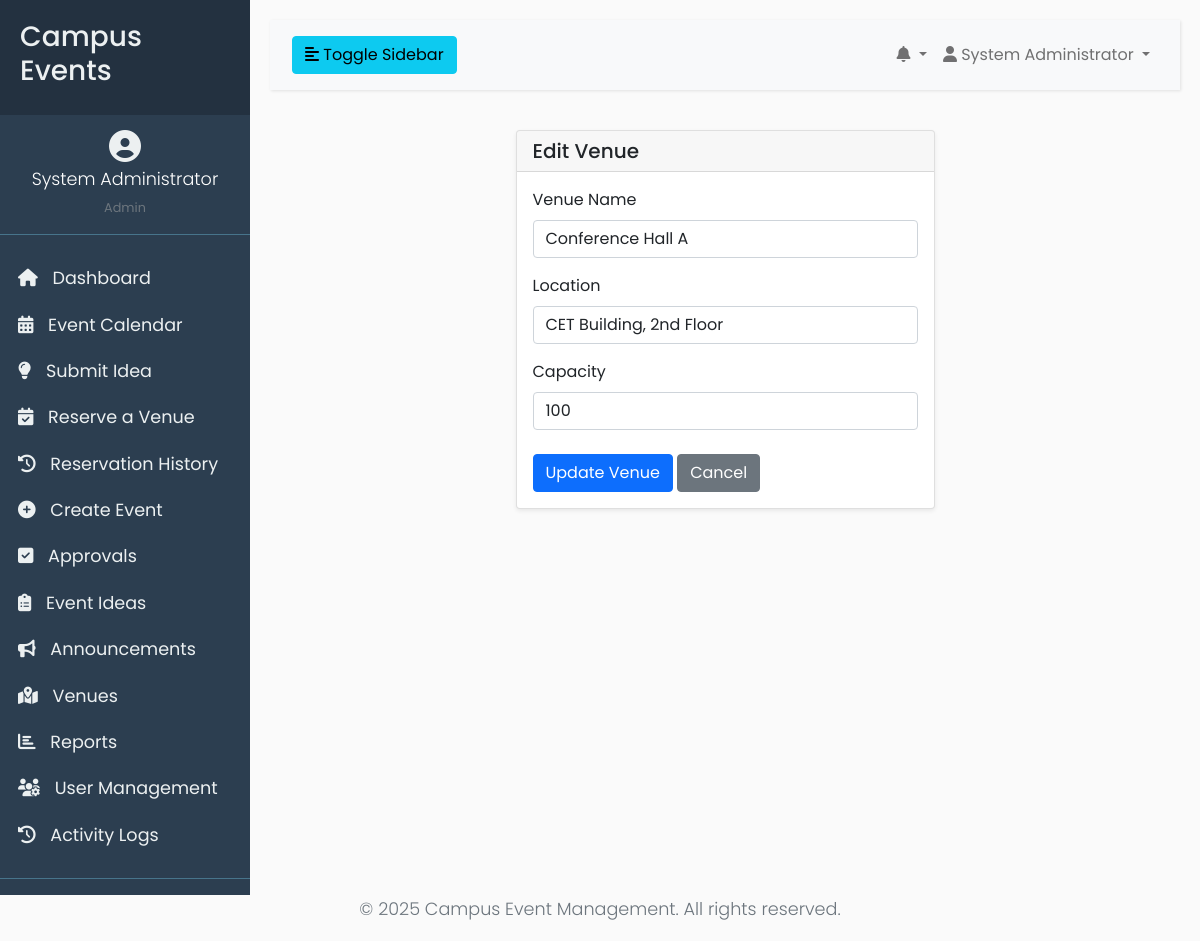
The app's page /views/admin/venues/edit.php?id=2 (signed in) with its own data.
### tables this page shows
CREATE TABLE IF NOT EXISTS `venues` (
    `id` INT PRIMARY KEY AUTO_INCREMENT,
    `name` VARCHAR(255) NOT NULL,
    `location` VARCHAR(255) NULL,
    `capacity` INT NULL,
    `created_at` TIMESTAMP DEFAULT CURRENT_TIMESTAMP
);

### views/admin/venues/edit.php (the view, shortened to what this page needs)
<?php
require_once __DIR__ . '/../../includes/header.php';
$venue_id = $_GET['id'] ?? null;
$conn = get_db_connection();
try {
    $stmt = $conn->prepare("SELECT * FROM venues WHERE id = ?");
    $stmt->execute([$venue_id]);
    $venue = $stmt->fetch(PDO::FETCH_ASSOC);
} catch (Exception $e) {
    $_SESSION['error'] = 'Failed to fetch venue details: ' . $e->getMessage();
    redirect('views/admin/venues/index.php');
}
?>
<div class="container-fluid">
    <div class="row justify-content-center">
        <div class="col-lg-6">
            <div class="card shadow-sm">
                <div class="card-header">
                    <h5 class="card-title mb-0">Edit Venue</h5>
                </div>
                <div class="card-body">
                    <form action="process.php" method="POST">
                        <div class="mb-3">
                            <label for="name" class="form-label">Venue Name</label>
                            <input type="text" class="form-control" id="name" name="name" value="<?php echo htmlspecialchars($venue['name']); ?>" required>
                        </div>
                        <div class="mb-3">
                            <label for="location" class="form-label">Location</label>
                            <input type="text" class="form-control" id="location" name="location" value="<?php echo htmlspecialchars($venue['location'] ?? ''); ?>">
                        </div>
                        <div class="mb-3">
                            <label for="capacity" class="form-label">Capacity</label>
                            <input type="number" class="form-control" id="capacity" name="capacity" value="<?php echo htmlspecialchars($venue['capacity'] ?? ''); ?>" min="1">
                        </div>
                        <div class="mt-4">
                            <button type="submit" class="btn btn-primary">Update Venue</button>
                            <a href="index.php" class="btn btn-secondary">Cancel</a>
                        </div>
                    </form>
                </div>
            </div>
        </div>
    </div>
</div>
<?php include_once __DIR__ . '/../../includes/footer.php'; ?>

### assets/css/style.css (style rules this page uses)
body { font-family: 'Poppins', sans-serif; background: #fafafa; }
a, a:hover, a:focus { color: inherit; text-decoration: none; transition: all 0.3s; }

### records on screen
venues: name "Conference Hall A", location "CET Building, 2nd Floor", capacity "100"

### other values on screen
$userFullName "System Administrator"
$userRoleDisplay "Admin"
$item['label'] "Dashboard"
$item['label'] "Event Calendar"
$item['label'] "Submit Idea"
$item['label'] "Reserve a Venue"
$item['label'] "Reservation History"
$item['label'] "Create Event"
$item['label'] "Approvals"
$item['label'] "Event Ideas"
$item['label'] "Announcements"
$item['label'] "Venues"
$item['label'] "Reports"
$item['label'] "User Management"
$item['label'] "Activity Logs"
